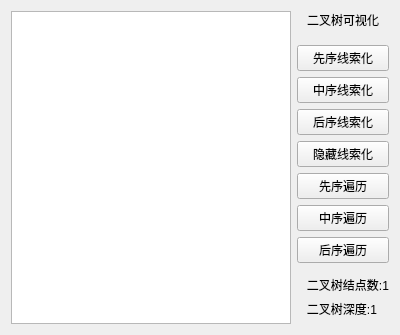
<?xml version="1.0" encoding="UTF-8"?>
<ui version="4.0">
 <class>ThrdBinTreeWidget</class>
 <widget class="QWidget" name="ThrdBinTreeWidget">
  <property name="geometry">
   <rect>
    <x>0</x>
    <y>0</y>
    <width>400</width>
    <height>335</height>
   </rect>
  </property>
  <property name="windowTitle">
   <string>Form</string>
  </property>
  <layout class="QGridLayout" name="gridLayout">
   <item row="4" column="1">
    <widget class="QPushButton" name="button_postThrd">
     <property name="text">
      <string>后序线索化</string>
     </property>
    </widget>
   </item>
   <item row="5" column="1">
    <widget class="QPushButton" name="button_hideThrd">
     <property name="text">
      <string>隐藏线索化</string>
     </property>
    </widget>
   </item>
   <item row="3" column="1">
    <widget class="QPushButton" name="button_inThrd">
     <property name="text">
      <string>中序线索化</string>
     </property>
    </widget>
   </item>
   <item row="8" column="1">
    <widget class="QPushButton" name="button_postorder">
     <property name="text">
      <string>后序遍历</string>
     </property>
    </widget>
   </item>
   <item row="0" column="1">
    <widget class="QLabel" name="label">
     <property name="styleSheet">
      <string notr="true"/>
     </property>
     <property name="text">
      <string>二叉树可视化</string>
     </property>
     <property name="textFormat">
      <enum>Qt::AutoText</enum>
     </property>
     <property name="alignment">
      <set>Qt::AlignCenter</set>
     </property>
    </widget>
   </item>
   <item row="9" column="1">
    <spacer name="verticalSpacer">
     <property name="orientation">
      <enum>Qt::Vertical</enum>
     </property>
     <property name="sizeHint" stdset="0">
      <size>
       <width>20</width>
       <height>40</height>
      </size>
     </property>
    </spacer>
   </item>
   <item row="10" column="1">
    <widget class="QLabel" name="label_nodeCount">
     <property name="text">
      <string>   二叉树结点数:1</string>
     </property>
    </widget>
   </item>
   <item row="11" column="1">
    <widget class="QLabel" name="label_treeDepth">
     <property name="text">
      <string>   二叉树深度:1</string>
     </property>
    </widget>
   </item>
   <item row="6" column="1">
    <widget class="QPushButton" name="button_preorder">
     <property name="text">
      <string>先序遍历</string>
     </property>
    </widget>
   </item>
   <item row="2" column="1">
    <widget class="QPushButton" name="button_preThrd">
     <property name="text">
      <string>先序线索化</string>
     </property>
    </widget>
   </item>
   <item row="0" column="0" rowspan="13">
    <widget class="QGraphicsView" name="graphicsView"/>
   </item>
   <item row="7" column="1">
    <widget class="QPushButton" name="button_inorder">
     <property name="text">
      <string>中序遍历</string>
     </property>
    </widget>
   </item>
   <item row="1" column="1">
    <spacer name="verticalSpacer_2">
     <property name="orientation">
      <enum>Qt::Vertical</enum>
     </property>
     <property name="sizeType">
      <enum>QSizePolicy::Fixed</enum>
     </property>
     <property name="sizeHint" stdset="0">
      <size>
       <width>20</width>
       <height>10</height>
      </size>
     </property>
    </spacer>
   </item>
  </layout>
 </widget>
 <resources/>
 <connections/>
</ui>
